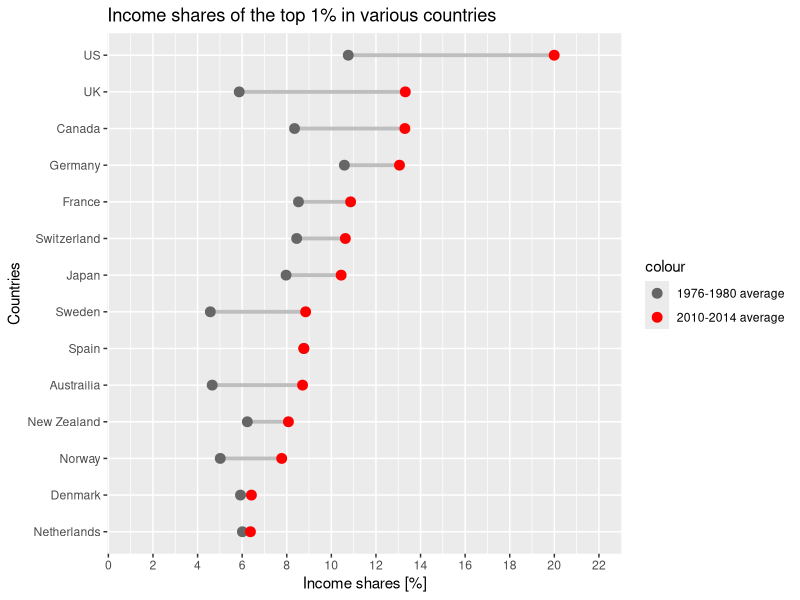

Source code (R):
## ---- chunk 1
options(stringsAsFactors = FALSE)
library(data.table)
library(ggplot2)
shares <- as.data.table(read.csv("data-BQdWQ.csv"))
shares[9, 2] <- shares[9, 3]  # to NA mi przeszkadzalo wiec przepisalem tu wartosc z drugiej kolumny dla poprawnosci wykresu
shares
## ---- chunk 2
color <- c("1976-1980 average" = rgb(0.4, 0.4, 0.4), "2010-2014 average" = "red")
ggplot(data = shares, col = color) +
  scale_x_continuous(name = "Income shares [%]", limits = c(1, 22), breaks = seq(0, 22, 2)) +
  scale_y_discrete(name = "Countries") +
  geom_segment(aes(x = shares$X1976.80.average, y = reorder(shares$X.1, shares$X2010.14.average), xend = shares$X2010.14.average, yend = reorder(shares$X.1, shares$X2010.14.average)), size = 1.3, col = "grey") +
  geom_point(aes(x = shares$X1976.80.average, y = reorder(shares$X.1, shares$X2010.14.average), colour = "1976-1980 average"), size = 3)  +
  geom_point(aes(x = shares$X2010.14.average, y = reorder(shares$X.1, shares$X2010.14.average), colour = "2010-2014 average"), size = 3) +
  scale_color_manual(values = color) +
  ggtitle("Income shares of the top 1% in various countries")
